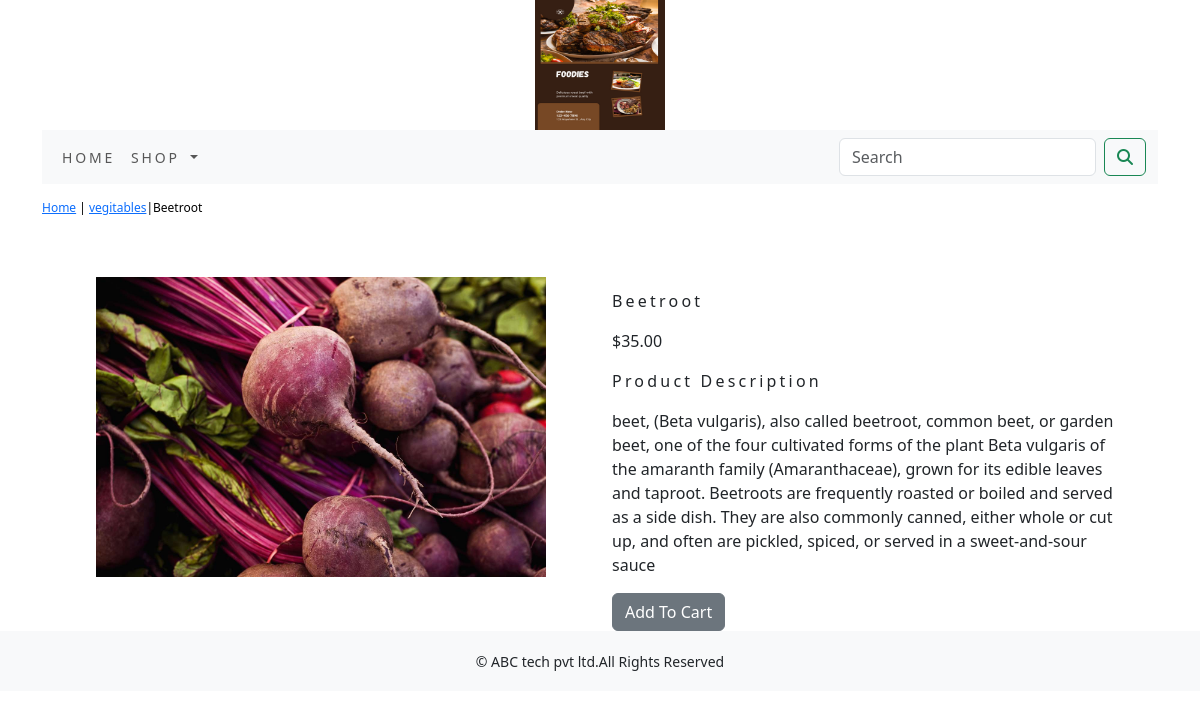
Page /shop/vegitables/beetroot/ on the committed database.
### shop/models.py (models this page shows, shortened)
class Product(models.Model):
    name = models.CharField(max_length=250, unique=True)
    slug = models.SlugField(max_length=250, unique=True)
    description = models.TextField(blank=True)
    price = models.DecimalField(max_digits=10, decimal_places=2)
    category = models.ForeignKey(Category, on_delete=models.CASCADE)
    image = models.ImageField(upload_to='product', blank=True)
    stock = models.IntegerField()
    available = models.BooleanField(default=True)
    created = models.DateTimeField(auto_now_add=True)
    updated = models.DateTimeField(auto_now=True)
    class Meta:
        ordering = ('name',)
        verbose_name = 'product'
        verbose_name_plural = 'products'

class Category(models.Model):
    name = models.CharField(max_length=250, unique=True)
    slug = models.SlugField(max_length=250, unique=True)
    description = models.TextField(blank=True)
    image = models.ImageField(upload_to='category', blank=True)
    class Meta:
        ordering = ('name',)
        verbose_name = 'category'
        verbose_name_plural = 'categories'
    def get_url(self):
        return reverse('shop:product_by_category', args=[self.slug])
    def __str__(self):
        return '{}'.format(self.name)

### shop/views.py (the view)
# urls.py: path('<slug:c_slug>/<slug:product_slug>/', views.proDetail, name='prodCatdetail'),
def proDetail(request, c_slug, product_slug):
    try:
        product = Product.objects.get(category__slug=c_slug, slug=product_slug)
    except Exception as e:
        raise e
    return render(request, 'product.html', {'product': product})

### cart/context_processors.py (called while the page is built)
def counter(request):
    item_count = 0
    if 'admin' in request.path:
        return {}
    else:
        try:
            cart = Cart.objects.filter(cart_id=_cart_id(request))
            cart_items = CartItem.objects.all().filter(cart=cart[:1])
            for cart_item in cart_items:
                item_count += cart_item.quantity
        except Cart.DoesNotExist:
            item_count = 0
    return dict(item_count=item_count)

### cart/views.py (called while the page is built)
def _cart_id(request):
    cart = request.session.session_key
    if not cart:
        cart = request.session.create()
    return cart

### shop/context_processors.py (called while the page is built)
def menu_links(request):
    links = Category.objects.all()
    return dict(links=links)

### templates/product.html (shortened to what this page needs)
{% extends 'base.html' %}
{% load static %}
{% block content %}
<div class="row my_prod_row_class">
    <div class="mx_auto">
        <p><a href="{% url 'shop:allProdCat' %}">Home</a> | <a href="{{product.category.get_url}}">{{product.category}}</a>|{{product.name}}</p>
    </div>
</div>
<div class="container">
<br>
<div class="row">
    <div class="col-12 col-sm-12 col-md-12 col-lg-6 text-center">
        <div style="min-width:18rem">
            <img src="{{product.image.url}}" style="height:300px;" alt="{{product.name}}">
        </div>
    </div>
    <div class="col-12 col-sm-12 col-md-12 col-lg-6">
        <div>
        <h1 class="my_prod_title">{{product.name}}</h1>
        <p>${{product.price}}</p>
        <p class="my_title">Product Description</p>
        <p class="text-justify my_prod_text">{{product.description}}</p>
        {% if product.stock <= 0 %}
        <p class="text-justify my_prod_text"><b>Out Of Stock</b></p>
        {% else %}
        <a class="btn btn-secondary" href="{% url 'cart:add_cart' product.id %}">Add To Cart</a>
        {% endif %}
    </div>
  </div>
 </div>
</div>
{% endblock %}

### static/css/custom.css (style rules this page uses)
body { font-family: 'Roboto', sans-serif; }
.my_title { font-size:16px; text_transform:uppercase; letter-spacing:.2em; }
.my_prod_row_class { padding-top:15px; padding-bottom:20px; }
.my_prod_row_class .mx_auto { color:#000; font-size:12px; text-decoration:none; }
.my_prod_title { font-size:16px; text_transform:uppercase; letter-spacing:.2em; padding-top:15px; padding-bottom:10px; }
.my_prod_text { padding-right:20px; }

### rows in the picture
Product: category "vegitables", name "Beetroot", image (picture), price "35.00", description "beet, (Beta vulgaris), also called beetroot, common beet, or garden beet, one of the four cultivated forms of the plant Beta vulgaris of the amaranth family (Amaranthaceae), grown for its edible leaves and taproot. Beetroots are frequently roasted or boiled and served as a side dish. They are also commonly canned, either whole or cut up, and often are pickled, spiced, or served in a sweet-and-sour sauce"
